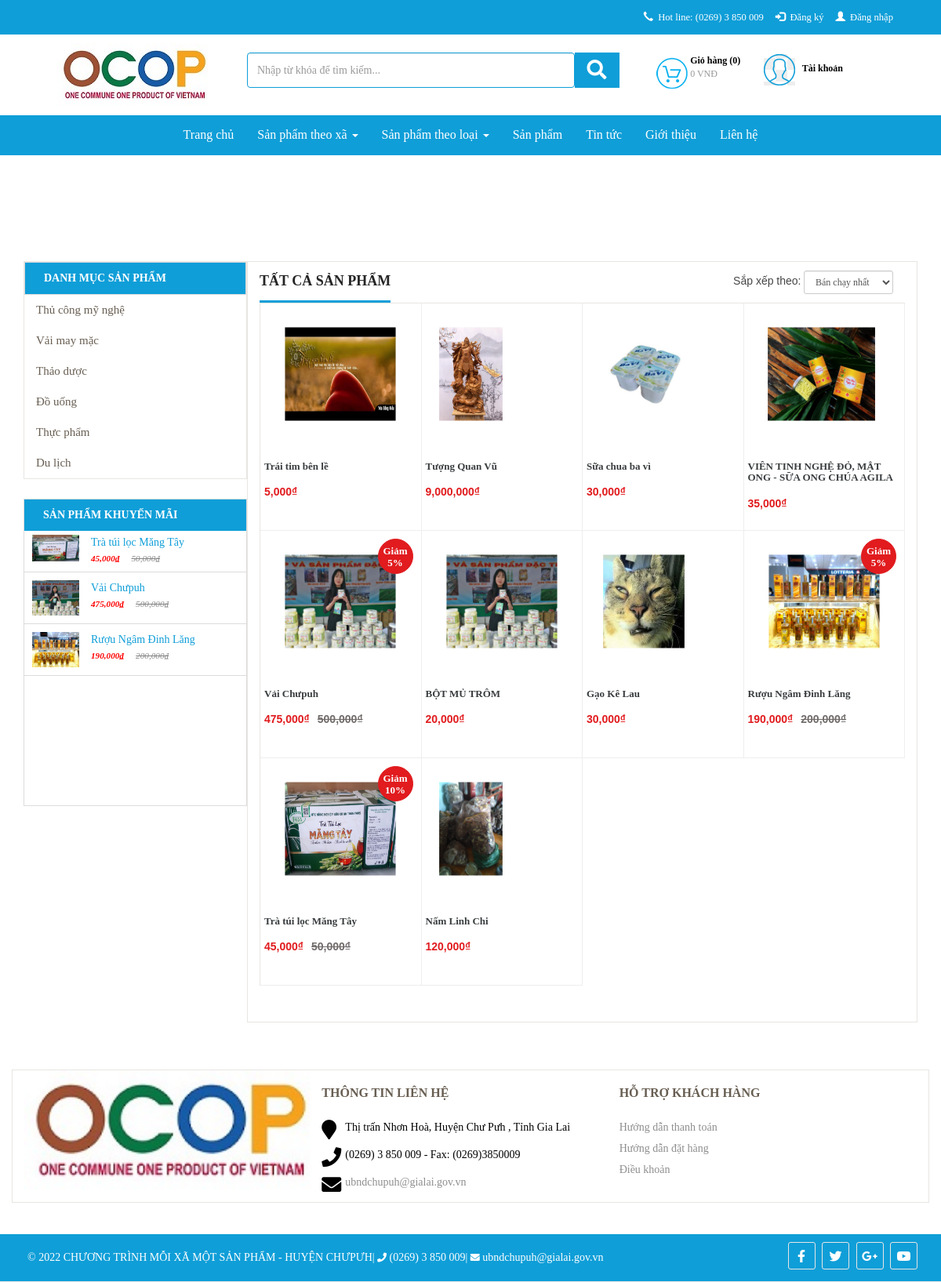
Before: /san-pham/1 with the older database file.
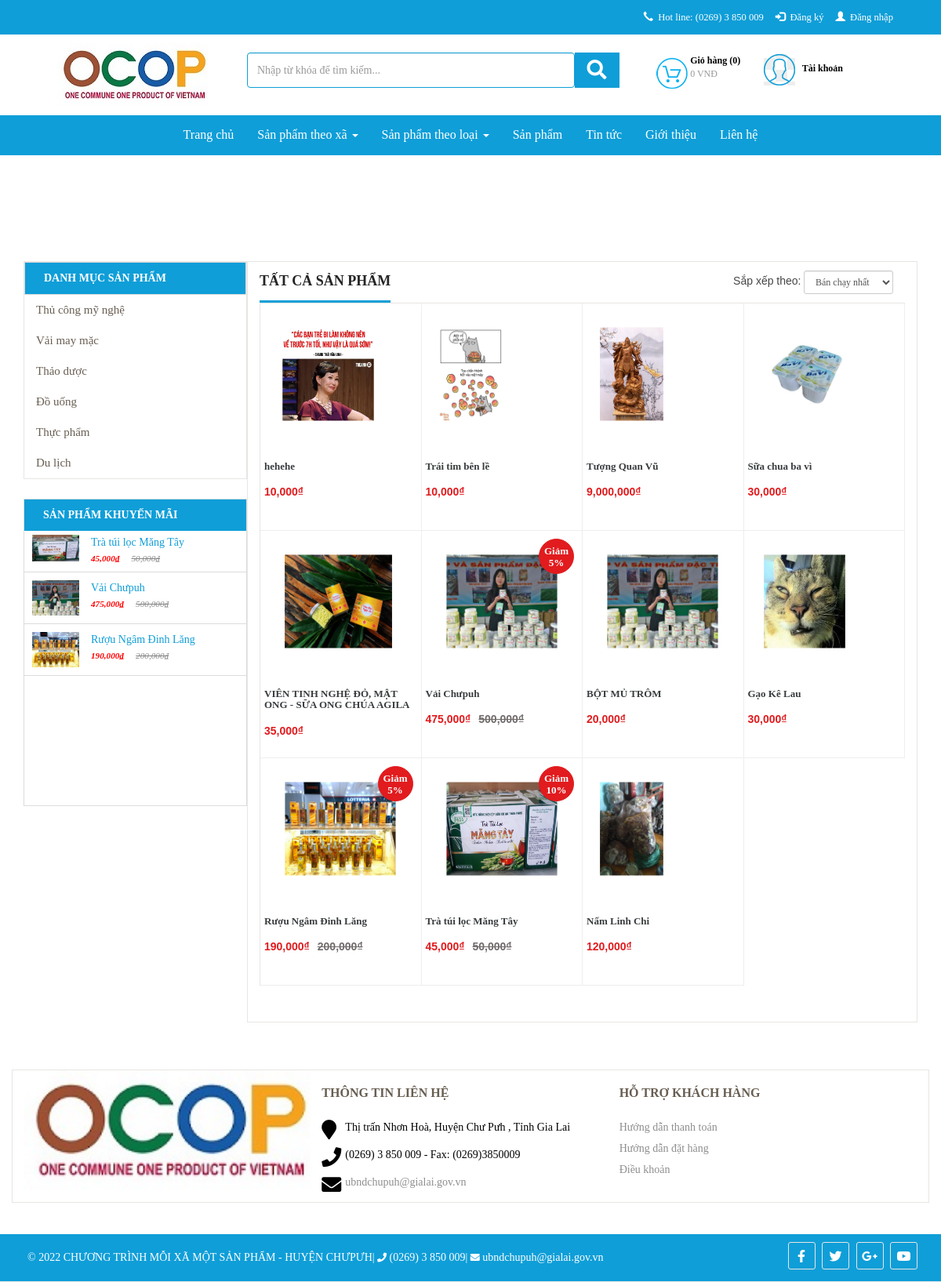
After: the same page with the newer database file.
### tables this page shows
CREATE TABLE `db_category` (
  `id` int(11) NOT NULL,
  `name` varchar(255) NOT NULL,
  `link` varchar(255) NOT NULL,
  `level` int(2) NOT NULL,
  `parentid` int(11) NOT NULL,
  `orders` varchar(5) DEFAULT NULL,
  `created_at` datetime NOT NULL,
  `created_by` varchar(255) NOT NULL,
  `updated_at` datetime NOT NULL,
  `updated_by` varchar(255) NOT NULL,
  `trash` tinyint(1) NOT NULL DEFAULT 1,
  `status` tinyint(1) NOT NULL DEFAULT 1
);

CREATE TABLE `db_product` (
  `id` int(11) NOT NULL,
  `catid` int(11) NOT NULL,
  `name` varchar(255) NOT NULL,
  `alias` varchar(255) NOT NULL,
  `avatar` varchar(255) NOT NULL,
  `img` varchar(255) NOT NULL,
  `sortDesc` text NOT NULL,
  `detail` text NOT NULL,
  `producer` int(11) NOT NULL,
  `number` int(11) NOT NULL,
  `number_buy` int(11) NOT NULL,
  `sale` int(3) DEFAULT NULL,
  `price` int(11) NOT NULL,
  `price_sale` int(11) NOT NULL,
  `created` datetime NOT NULL,
  `created_by` varchar(100) NOT NULL DEFAULT 'HDL',
  `modified` datetime NOT NULL,
  `modified_by` varchar(100) NOT NULL DEFAULT 'HDL',
  `trash` int(1) NOT NULL DEFAULT 1,
  `status` int(1) NOT NULL DEFAULT 1,
  `userId` int(11) DEFAULT NULL
);

### application/controllers/Sanpham.php (called while the page is built, shortened)
<?php
class Sanpham extends CI_Controller {
    function __construct() {
        $this->load->model('frontend/Mproduct');
		$this->load->model('frontend/Mproducer');
        $this->load->model('frontend/Mcategory');
		$this->load->model('frontend/Mevaluate');
		$this->load->model('backend/Muser');
        $this->data['com']='sanpham';
        $this->load->library('session');
        $this->load->library('phantrang');
    }
    public function index(){
        if(isset($_POST['sapxep'])){
            $dksx=$_POST['sapxep'];
            $char = explode('-', $dksx);
            $f=$char[0];
            $od=$char[1];
            $data = array('0' => $f, '1' =>$od);
            $this->session->set_userdata('sortby', $data);
        }else{
            if($this->session->userdata('sortby')){
                $data = $this->session->userdata('sortby');
                $f=$data[0];
                $od=$data[1];
            }else{
                $f='created';
                $od='desc';
            }
        }
        $this->load->library('phantrang');
        $limit=12;
        $current=$this->phantrang->PageCurrent();
        $first=$this->phantrang->PageFirst($limit, $current);
        $total=$this->Mproduct->product_sanpham_count();
        $this->data['strphantrang']=$this->phantrang->PagePer($total, $current, $limit, $url='san-pham');
        $this->data['list']=$this->Mproduct->product_sanpham($limit,$first,$f,$od);
        $this->data['title']='OCOP CHƯPƯH - Tất cả sản phẩm';
        $this->data['view']='index';
        if(isset($_POST['sapxep'])){
            $result=$this->load->view('frontend/components/sanpham/index_order',$this->data,true);
            echo json_encode($result);
        }else{
            $this->load->view('frontend/layout',$this->data);
        }
    }
}

### index.php (called while the page is built, shortened)
<?php
require_once BASEPATH.'core/CodeIgniter.php';

### application/models/frontend/Mcategory.php (called while the page is built, shortened)
<?php
class Mcategory extends CI_Model {
    public function __construct()
    {
        $this->table = $this->db->dbprefix('category');
    }
    public function category_menu($parentid)
    {
        $this->db->where('parentid', $parentid);
        $this->db->where('status', 1);
        $this->db->where('trash', 1);
        $this->db->order_by('orders asc, updated_at desc');
        $query = $this->db->get($this->table);
        return $query->result_array();
    }
}

### application/models/frontend/Mproduct.php (called while the page is built, shortened)
<?php
class Mproduct extends CI_Model {
    public function __construct()
    {
        $this->table = $this->db->dbprefix('product');
    }
    public function product_sanpham($limit,$first,$f,$od)
    {
        $this->db->where('trash', 1);
        $this->db->order_by($f, $od);
        $query = $this->db->get($this->table, $limit,$first);
        return $query->result_array();
    }
    public function product_sanpham_count()
    {
        $this->db->where('status', 1);
        $this->db->where('trash', 1);
        $query = $this->db->get($this->table);
        return count($query->result_array());
    }
    public function product_sale($limit)
    {
        $this->db->where('status', 1);
        $this->db->where('trash', 1);
        $this->db->limit($limit);
        $this->db->order_by('sale', 'desc');
        $this->db->order_by('modified', 'desc');
        $query = $this->db->get($this->table);
        return $query->result_array();
    }
}

### application/views/frontend/components/sanpham/index.php (the view, shortened to what the changed rows need)
<section id="product-all" class="collection">
	<div class="slider">
		<div class="container">
            <div class="col-xs-12 col-sm-12 col-md-3 col-lg-3">
                <div class="col-xs-12 col-sm-12 col-md-12 col-lg-12 list-menu pull-left">
                    <?php $this->load->view('frontend/modules/category'); ?>
                </div>
                <?php $this->load->view('frontend/modules/product-sale'); ?>
            </div>
            <div class="col-xs-12 col-sm-12 col-md-9 col-lg-9 product-content">
             <div class="product-wrap">
               <div class="collection__title">
                   <h1><span>Tất cả sản phẩm</span></h1>
                <div class="collection-filter" id = "list-product">
                  <div class="category-products clearfix">
                     <div class="products-grid clearfix">
                        <?php if(count($list)==0): ?>
                            <p>Không có sản phẩm !</p>
                            <?php else : ?>
                                <?php foreach ($list as $sp) :?>
                                    <div class="col-md-3 col-lg-3 col-xs-6 col-6">
                                        <div class="product-lt">
                                            <div class="lt-product-group-image">
                                                <a id = "zoomOut" href="<?php echo $sp['alias'] ?>" title="<?php echo $sp['name'] ?>" >
												<figure>
                                                    <img class="img-p"src="public/images/products/<?php echo $sp['avatar'] ?>" alt="">
												</figure>
                                                </a>
                                                <?php if($sp['sale'] > 0) :?>
                                                    <div class="giam-percent">
                                                        <span class="text-giam-percent">Giảm <?php echo $sp['sale'] ?>%</span>
                                                    </div>
                                                <?php endif; ?>
                                            </div>
                                            <div class="lt-product-group-info">
                                                <a href="<?php echo $sp['alias'] ?>" title="<?php echo $sp['name'] ?>">
                                                    <h3><?php echo $sp['name'] ?></h3>
                                                </a>
                                                <div class="price-box">
                                                    <?php if($sp['sale'] > 0) :?>
                                                        <p class="old-price">
                                                            <span class="price"><?php echo(number_format($sp['price'])); ?>₫</span>
                                                        </p>
                                                        <p class="special-price">
                                                            <span class="price"><?php echo(number_format($sp['price_sale'])); ?>₫</span>
                                                        </p>
                                                        <?php else: ?>
                                                           <p class="old-price">
                                                            <span class="price" style="color: #fff"><?php echo(number_format($sp['price'])); ?>₫</span>
                                                        </p>
                                                        <p class="special-price">
                                                            <span class="price"><?php echo(number_format($sp['price'])); ?>₫</span>
                                                        </p>
                                                    <?php endif;?>
                                                </div>
                                            </div>
                                        </div>
                                    </div>
                                <?php endforeach; ?>
                            </div>
                        <?php endif; ?>
                    </div>
                </div>
            </div>
        </div>
    </div>
</div>
</div>
</section>

### application/views/frontend/modules/category.php (shortened to what the changed rows need)
<?php
$listcat = $this->Mcategory->category_menu(0);
$html_menu='<ul class="main-ul">';
foreach ($listcat as $menu) {
    $html_menu.='<li>';
    $html_menu.="<a href='san-pham/".$menu['link']." ' title=' ".$menu['name']."'>";
    $html_menu.=$menu['name'];
    $html_menu.='</i>';
    $html_menu.="</a>";
    $html_menu.="</li>";
}
$html_menu.="</ul>";
echo $html_menu;
?>

### application/views/frontend/modules/product-sale.php (shortened to what the changed rows need)
<div class="col-xs-12 col-sm-12 col-md-12 col-lg-12 products-sale-off">
    <div class="widget">
        <div class="panel-left-body">
            <?php
                $list = $this->Mproduct->product_sale('4');
                $html_menu='<div id="post-list-footer" class="sidebar_menu">';
                foreach ($list as $menu) {
                    if($menu['sale'] > 0){
                        $html_menu.="<div class = 'spost clearfix'>";
                            $html_menu.="<div class='entry-image'>";
                                $html_menu.="<a href=".$menu['alias']." title=' ".$menu['name']."'>";
                                    $html_menu.="<img src='public/images/products/".$menu['img']."'>";
                                $html_menu.="</a>";
                            $html_menu.='</div>';
                            $html_menu.='<div class="entry-c" style="width:194px;">';
                                $html_menu.='<div class="entry-title">';
                                    $html_menu.="<a class='ws-nw overflow ellipsis' href=".$menu['alias']." title=' ".$menu['name']."'>";
                                        $html_menu.=$menu['name'];
                                    $html_menu.="</a>";
                                $html_menu.='</div>';
                                $html_menu.='<ul class="entry-meta">';
                                    $html_menu.='<li class="color">';
                                        $html_menu.="<ins>".number_format($menu['price_sale']).'₫'."</ins>";
                                        $html_menu.="<del>".number_format($menu['price']).'₫'."</del>";
                                    $html_menu.='</li>';
                                $html_menu.='</ul>';
                            $html_menu.='</div>';
                        $html_menu.="</div>";
                    }
                }
                $html_menu.="</div>";
            echo $html_menu;
            ?>
        </div>
    </div>
</div>

Changed rows visible on the page:
added db_product: avatar (picture), name "hehehe", price "10,000", shown under "TẤT CẢ SẢN PHẨM"
changed db_product "Trái tim bên lề": avatar: a different picture; price "5,000" → "10,000"
